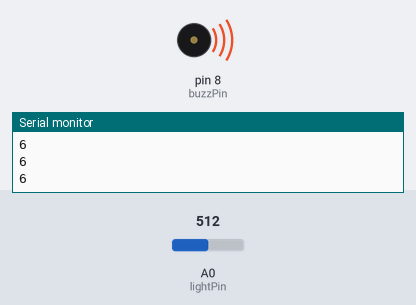
This sketch was run on a simulated Arduino Uno, built with avr-gcc and run on an emulated ATmega328P. Shown: buzzer (waves = sounding), the last lines printed to the serial monitor. The test bench sets the inputs (shaded band); at power-on: A0 (lightPin) = 512.

Above: at 1.2 s.
1.3 s: A0 (lightPin) set to 85
At 2.2 s:
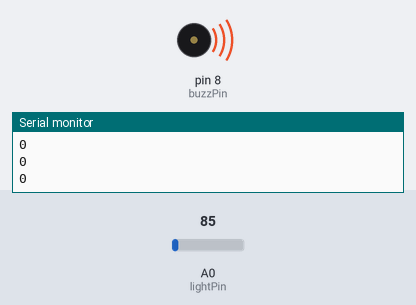
2.8 s: A0 (lightPin) set to 74
At 4.2 s:
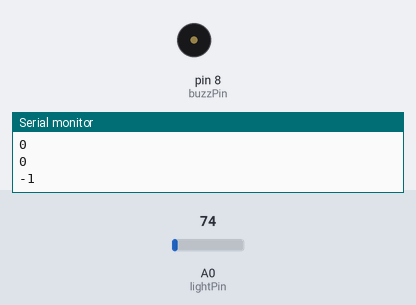
Timing chart, 0 to 5.8 s (numbered marks = the images above; inputs shaded):
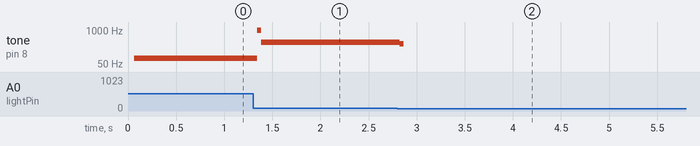

The sketch:

buzzer_photoresistor.ino
```cpp
int lightPin=A0;
int buzzPin=8;
int lightVal;
int delayTime;
void setup() {
  // put your setup code here, to run once:
pinMode(lightPin,INPUT);
pinMode(buzzPin,OUTPUT);
Serial.begin(9600);
}

void loop() {
  // put your main code here, to run repeatedly:
lightVal=analogRead(lightPin);
delayTime=(9./550.)*lightVal-(9.*200/550.)+1.;
Serial.println(delayTime);
digitalWrite(buzzPin,HIGH);
delay(delayTime);
digitalWrite(buzzPin,LOW);
delay(delayTime);
}
```

Measured:
- the behaviour switches between 78 and 77 on A0 (lightPin) (found by bisection; images 1 and 2)
- after the input at 1.3 s, tone on pin 8 (buzzPin): 82 Hz → 977 Hz at once, → 334 Hz 0.04 s later
- after the input at 2.8 s, tone on pin 8 (buzzPin): 334 Hz → 304 Hz at once, → silent 0.04 s later
